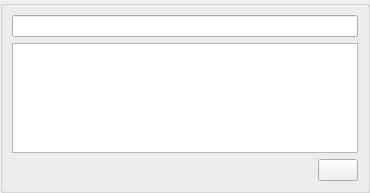
<?xml version="1.0" encoding="UTF-8"?>
<ui version="4.0">
 <class>SyncCollectionWidget</class>
 <widget class="QWidget" name="SyncCollectionWidget">
  <property name="geometry">
   <rect>
    <x>0</x>
    <y>0</y>
    <width>370</width>
    <height>193</height>
   </rect>
  </property>
  <layout class="QVBoxLayout" name="verticalLayout">
   <property name="margin">
    <number>0</number>
   </property>
   <item>
    <widget class="QGroupBox" name="groupBox">
     <layout class="QGridLayout" name="gridLayout">
      <item row="1" column="0" colspan="2">
       <widget class="TreeView" name="tree"/>
      </item>
      <item row="3" column="0">
       <spacer name="horizontalSpacer">
        <property name="orientation">
         <enum>Qt::Horizontal</enum>
        </property>
        <property name="sizeHint" stdset="0">
         <size>
          <width>294</width>
          <height>20</height>
         </size>
        </property>
       </spacer>
      </item>
      <item row="3" column="1">
       <widget class="QPushButton" name="button"/>
      </item>
      <item row="0" column="0" colspan="2">
       <widget class="LineEdit" name="search"/>
      </item>
     </layout>
    </widget>
   </item>
  </layout>
 </widget>
 <customwidgets>
  <customwidget>
   <class>LineEdit</class>
   <extends>QLineEdit</extends>
   <header>lineedit.h</header>
  </customwidget>
  <customwidget>
   <class>TreeView</class>
   <extends>QTreeView</extends>
   <header>treeview.h</header>
  </customwidget>
 </customwidgets>
 <resources/>
 <connections/>
</ui>
